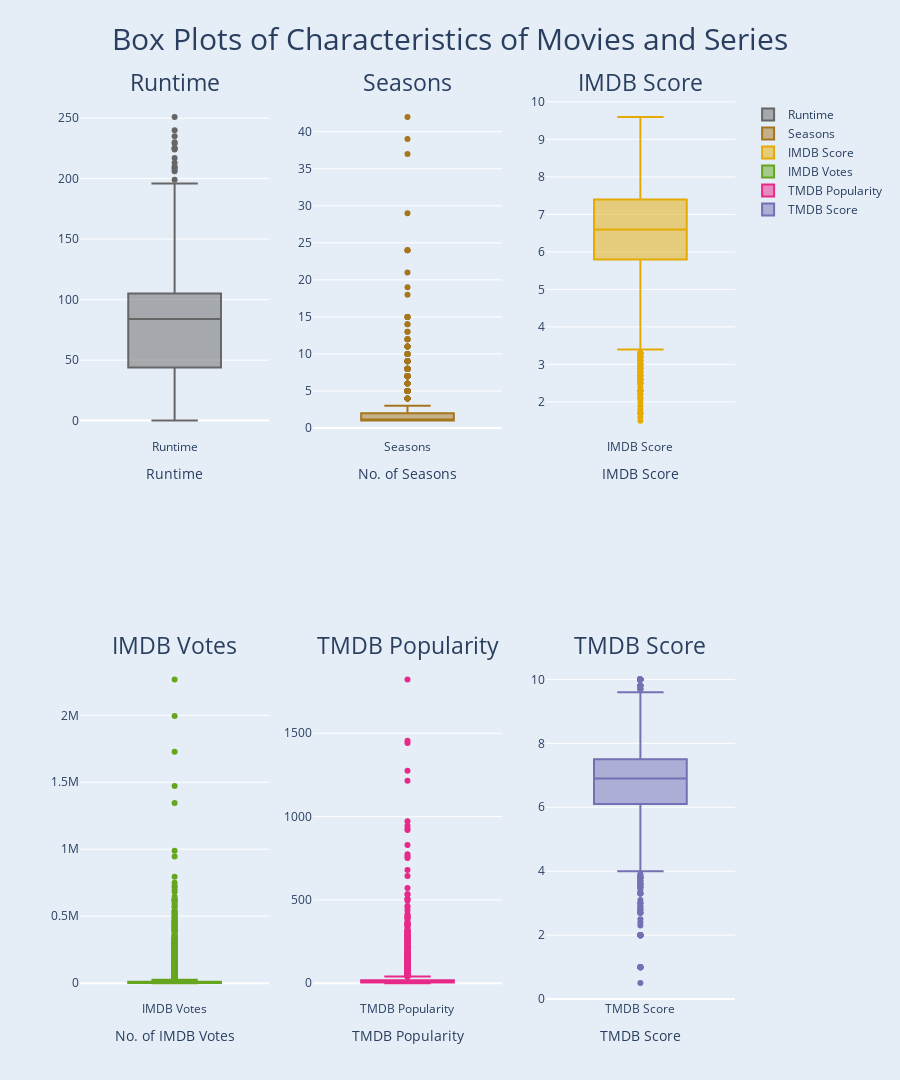

Notebook source saved alongside this figure:
### Markdown cell above
### Box Plot of All the Features

### Code cell
palette = cycle(px.colors.qualitative.Dark2_r)

fig = sp.make_subplots(
    rows=2, cols=3,
    subplot_titles=["Runtime",
                    "Seasons",
                    "IMDB Score",
                    "IMDB Votes",
                    "TMDB Popularity",
                    "TMDB Score",],
    specs=[[{"type": "box"}, {"type": "box"}, {"type": "box"}],
           [{"type": "box"}, {"type": "box"}, {"type": "box"}]],
)

runtime_box = go.Box(
    y=df.runtime,
    name="Runtime",
    marker_color=next(palette),
)

seasons_box = go.Box(
    y=df.seasons,
    name="Seasons",
    marker_color=next(palette),
)

imdb_score_box = go.Box(
    y=df.imdb_score,
    name="IMDB Score",
    marker_color=next(palette),
)

imdb_votes_box = go.Box(
    y=df.imdb_votes,
    name="IMDB Votes",
    marker_color=next(palette),
)

tmdb_popularity_box = go.Box(
    y=df.tmdb_popularity,
    name="TMDB Popularity",
    marker_color=next(palette),
)

tmdb_score_box = go.Box(
    y=df.tmdb_score,
    name="TMDB Score",
    marker_color=next(palette),
)

fig.add_trace(runtime_box, row=1, col=1)
fig.update_xaxes(title_text="Runtime", row=1, col=1)

fig.add_trace(seasons_box, row=1, col=2)
fig.update_xaxes(title_text="No. of Seasons", row=1, col=2)

fig.add_trace(imdb_score_box, row=1, col=3)
fig.update_xaxes(title_text="IMDB Score", row=1, col=3)

fig.add_trace(imdb_votes_box, row=2, col=1)
fig.update_xaxes(title_text="No. of IMDB Votes", row=2, col=1)

fig.add_trace(tmdb_popularity_box, row=2, col=2)
fig.update_xaxes(title_text="TMDB Popularity", row=2, col=2)

fig.add_trace(tmdb_score_box, row=2, col=3)
fig.update_xaxes(title_text="TMDB Score", row=2, col=3)


fig.update_layout(template="plotly", height=1080,)
fig.update_annotations(font_size=23)

fig.update(
    layout_title_text="Box Plots of Characteristics of Movies and Series",
    layout_title_font_size=30,
    layout_title_x=0.5,
    layout_paper_bgcolor='rgb(229, 237, 247)',
    layout_plot_bgcolor='rgb(229, 237, 247)',
)

fig.show()

### Figure 1 — Plotly figure (JSON) as saved in the notebook; plotly's stock layout.template omitted (floating-point values rounded to 4 significant figures; data arrays with more than 128 entries replaced by an {"elided": "..."} marker saying what was removed)
{"data": [{"marker": {"color": "rgb(102,102,102)"}, "name": "Runtime", "type": "box", "xaxis": "x", "y": {"elided": "5806 int values"}, "yaxis": "y"}, {"marker": {"color": "rgb(166,118,29)"}, "name": "Seasons", "type": "box", "xaxis": "x2", "y": {"elided": "5806 int values"}, "yaxis": "y2"}, {"marker": {"color": "rgb(230,171,2)"}, "name": "IMDB Score", "type": "box", "xaxis": "x3", "y": {"elided": "5806 float values"}, "yaxis": "y3"}, {"marker": {"color": "rgb(102,166,30)"}, "name": "IMDB Votes", "type": "box", "xaxis": "x4", "y": {"elided": "5806 int values"}, "yaxis": "y4"}, {"marker": {"color": "rgb(231,41,138)"}, "name": "TMDB Popularity", "type": "box", "xaxis": "x5", "y": {"elided": "5806 float values"}, "yaxis": "y5"}, {"marker": {"color": "rgb(117,112,179)"}, "name": "TMDB Score", "type": "box", "xaxis": "x6", "y": {"elided": "5806 float values"}, "yaxis": "y6"}], "layout": {"annotations": [{"font": {"size": 23}, "showarrow": false, "text": "Runtime", "x": 0.1444, "xanchor": "center", "xref": "paper", "y": 1, "yanchor": "bottom", "yref": "paper"}, {"font": {"size": 23}, "showarrow": false, "text": "Seasons", "x": 0.5, "xanchor": "center", "xref": "paper", "y": 1, "yanchor": "bottom", "yref": "paper"}, {"font": {"size": 23}, "showarrow": false, "text": "IMDB Score", "x": 0.8556, "xanchor": "center", "xref": "paper", "y": 1, "yanchor": "bottom", "yref": "paper"}, {"font": {"size": 23}, "showarrow": false, "text": "IMDB Votes", "x": 0.1444, "xanchor": "center", "xref": "paper", "y": 0.375, "yanchor": "bottom", "yref": "paper"}, {"font": {"size": 23}, "showarrow": false, "text": "TMDB Popularity", "x": 0.5, "xanchor": "center", "xref": "paper", "y": 0.375, "yanchor": "bottom", "yref": "paper"}, {"font": {"size": 23}, "showarrow": false, "text": "TMDB Score", "x": 0.8556, "xanchor": "center", "xref": "paper", "y": 0.375, "yanchor": "bottom", "yref": "paper"}], "height": 1080, "paper_bgcolor": "rgb(229, 237, 247)", "plot_bgcolor": "rgb(229, 237, 247)", "title": {"font": {"size": 30}, "text": "Box Plots of Characteristics of Movies and Series", "x": 0.5}, "xaxis": {"anchor": "y", "domain": [0, 0.2889], "title": {"text": "Runtime"}}, "xaxis2": {"anchor": "y2", "domain": [0.3556, 0.6444], "title": {"text": "No. of Seasons"}}, "xaxis3": {"anchor": "y3", "domain": [0.7111, 1], "title": {"text": "IMDB Score"}}, "xaxis4": {"anchor": "y4", "domain": [0, 0.2889], "title": {"text": "No. of IMDB Votes"}}, "xaxis5": {"anchor": "y5", "domain": [0.3556, 0.6444], "title": {"text": "TMDB Popularity"}}, "xaxis6": {"anchor": "y6", "domain": [0.7111, 1], "title": {"text": "TMDB Score"}}, "yaxis": {"anchor": "x", "domain": [0.625, 1]}, "yaxis2": {"anchor": "x2", "domain": [0.625, 1]}, "yaxis3": {"anchor": "x3", "domain": [0.625, 1]}, "yaxis4": {"anchor": "x4", "domain": [0, 0.375]}, "yaxis5": {"anchor": "x5", "domain": [0, 0.375]}, "yaxis6": {"anchor": "x6", "domain": [0, 0.375]}}}
